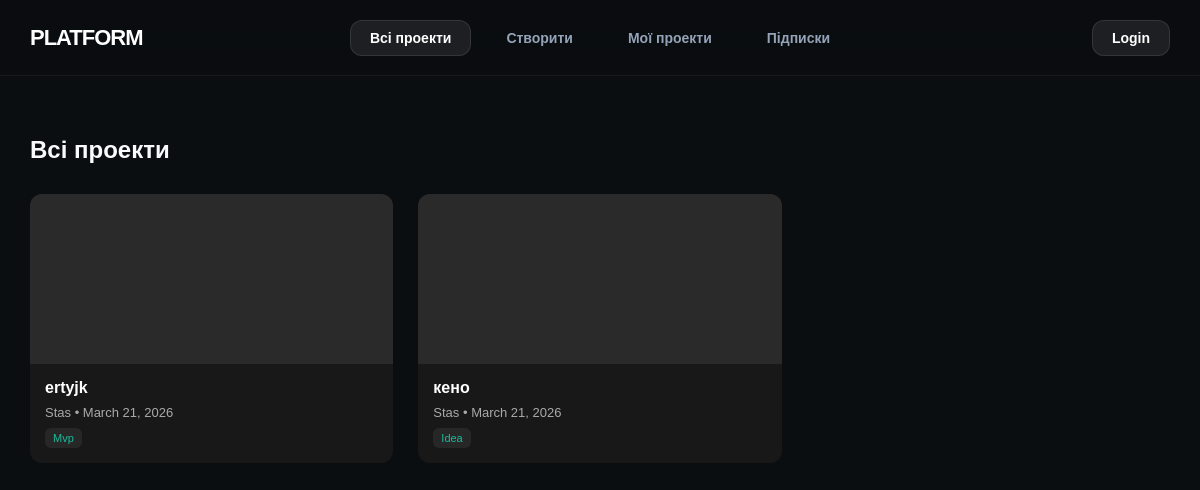
Before: / with the older database file.
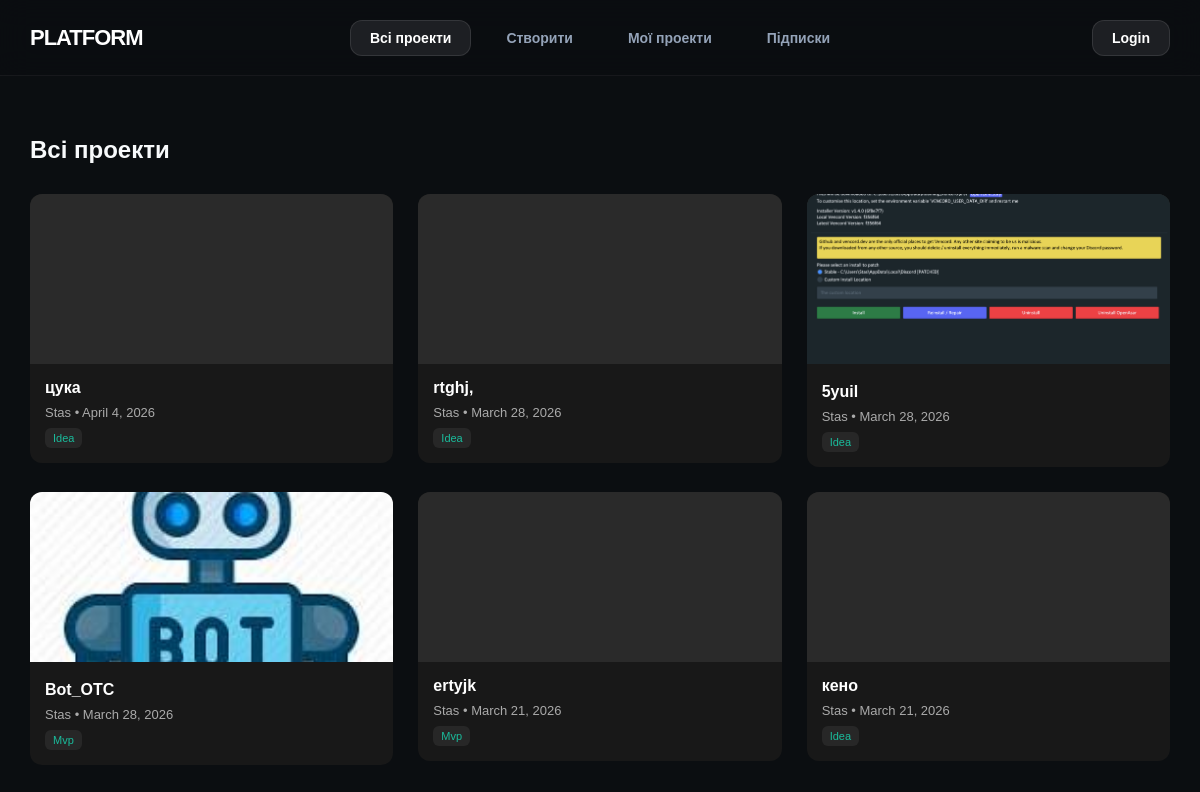
After: the same page with the newer database file.
### platformuser/models.py (models this page shows, shortened)
class Project(models.Model):
    STATUS_CHOICES = (
        ("idea","Idea"),
        ("in_progress","In progress"),
        ("mvp","Mvp"),
    )
    owner = models.ForeignKey(settings.AUTH_USER_MODEL,on_delete=models.CASCADE,related_name="projects")
    title = models.CharField(max_length=200)
    description = models.TextField()
    status = models.CharField(max_length=20,choices=STATUS_CHOICES,default="idea")
    git_url = models.URLField(blank=True)
    image = models.ImageField(upload_to="projects/images/", blank=True, null=True)
    file = models.FileField(upload_to="projects/files/", blank=True, null=True)
    tags = models.ManyToManyField(ProjectTag, blank=True)
    created_a = models.DateField(auto_now_add=True)
    updated_a = models.DateField(auto_now=True)

class User(AbstractUser):
    ROLE_CHOICES = (
        ("user","User"),
        ("admin","Admin"),
    )
    role = models.CharField(max_length=10, choices=ROLE_CHOICES, default="user")
    avatar = models.ImageField(upload_to="avatars/", blank=True, null=True)
    bio = models.TextField(blank=True)
    is_verified = models.BooleanField(default=False)

### platformuser/views.py (the view)
# urls.py: path("", views.project_list, name="show_projects"),
def project_list(request):
    projects = Project.objects.all().order_by("-created_a")
    return render(request, "projects/project_list.html", {"projects": projects})

### platformuser/templates/projects/project_list.html (shortened to what this page needs)
{% extends "projects/base.html" %}
{% block content %}
<h2>Всі проекти</h2>
<div class="projects-grid">
{% for project in projects %}
<a href="{% url 'project_details' project.id %}" style="text-decoration:none;">
    <div class="project-card">
        {% if project.image %}
            <img src="{{ project.image.url }}" class="project-thumbnail">
        {% else %}
            <div class="project-thumbnail"></div>
        {% endif %}
        <div class="project-content">
            <div class="project-title">{{ project.title }}</div>
            <div class="project-meta">
                {{ project.owner.username }} • {{ project.created_a }}
            </div>
            <div class="status-badge">
                {{ project.get_status_display }}
            </div>
        </div>
    </div>
</a>
{% endfor %}
</div>
{% endblock %}

### platformuser/templates/projects/base.html (shortened to what this page needs)
<!DOCTYPE html>
<html lang="uk">
<head>
</head>
<body>
<header>
    <div class="nav-wrapper">
        <a href="/" class="logo">Platform</a>
        <div class="nav-center">
            <nav class="projects-nav">
                <a class="toggle-btn {% if request.resolver_match.url_name == 'show_projects' %}active{% endif %}" href="{% url 'show_projects' %}">Всі проекти</a>
                <a class="toggle-btn {% if request.resolver_match.url_name == 'create_project' %}active{% endif %}" href="{% url 'create_project' %}">Створити</a>
                <a class="toggle-btn {% if request.resolver_match.url_name == 'my_projects' %}active{% endif %}" href="{% url 'my_projects' %}">Мої проекти</a>
                <a class="toggle-btn {% if request.resolver_match.url_name == 'feed' %}active{% endif %}" href="{% url 'feed' %}"> Підписки</a>
            </nav>
        </div>
        <div class="nav-right">
            <div class="user-menu">
                {% if request.user.is_authenticated %}
                <div class="avatar-wrapper" id="avatarWrapper">
                    <div class="avatar-inner">
                        {% if request.user.avatar %}
                            <img src="{{ request.user.avatar.url }}" class="avatar-img">
                        {% else %}
                            <div class="avatar-placeholder">{{ request.user.username|first|upper }}</div>
                        {% endif %}
                    </div>
                    <div class="dropdown-menu" id="dropdownMenu">
                        <div style="padding: 15px 20px; border-bottom: 1px solid rgba(255,255,255,0.05);">
                            <div style="font-weight: 700; color: #fff;">{{ request.user.username }}</div>
                            <div style="font-size: 11px; color: #64748b;">Мій акаунт</div>
                        </div>
                        <a href="{% url 'profile' %}">Налаштування профілю</a>
                        <a href="{% url 'my_projects' %}">Управління проектами</a>
                        <a href="{% url 'logout' %}" style="color: #ff7675;">Завершити сесію</a>
                    </div>
                </div>
                {% else %}
                <a href="{% url 'auth' %}" class="toggle-btn active">Login</a>
                {% endif %}
            </div>
        </div>
    </div>
</header>
<div class="container">
    {% block content %}{% endblock %}
</div>
</body>
</html>

### platformuser/templates/projects/base.html (style rules this page uses)
:root { --accent: #1abc9c; --tg-gradient: linear-gradient(135deg, #3498db, #1abc9c, #9b59b6); --bg: #0b0e11; }
body { margin: 0; font-family: 'Plus Jakarta Sans', sans-serif; background: var(--bg); color: #f8fafc; }
header { background: rgba(11, 14, 17, 0.85); backdrop-filter: blur(15px); border-bottom: 1px solid rgba(255, 255, 255, 0.05); position: sticky; top: 0; z-index: 1000; height: 75px; display: flex; align-items: center; }
.nav-wrapper { width: 100%; padding: 0 30px; display: flex; justify-content: space-between; align-items: center; }
.logo { text-decoration: none; color: #fff; font-weight: 800; font-size: 22px; letter-spacing: -1px; text-transform: uppercase; flex: 1; }
.nav-center { flex: 2; display: flex; justify-content: center; }
.projects-nav { display: flex; list-style: none; padding: 0; margin: 0; gap: 15px; }
.toggle-btn { padding: 10px 20px; color: #94a3b8; text-decoration: none; font-size: 14px; font-weight: 600; border-radius: 12px; transition: 0.3s; }
.toggle-btn.active { background: rgba(255, 255, 255, 0.08); color: #fff; box-shadow: inset 0 0 0 1px rgba(255, 255, 255, 0.1); }
.nav-right { flex: 1; display: flex; justify-content: flex-end; }
.container { padding: 40px 30px; }

### platformuser/templates/projects/project_list.html (style rules this page uses)
.projects-grid { display: grid; grid-template-columns: repeat(auto-fill, minmax(280px, 1fr)); gap: 25px; margin-top: 30px; }
.project-card { background: #181818; border-radius: 12px; overflow: hidden; transition: 0.25s ease; cursor: pointer; }
.project-thumbnail { width: 100%; height: 170px; object-fit: cover; background: #2a2a2a; }
.project-content { padding: 15px; }
.project-title { font-size: 16px; font-weight: 600; margin-bottom: 8px; color: white; }
.project-meta { font-size: 13px; color: #aaa; }
.status-badge { display: inline-block; margin-top: 8px; padding: 4px 8px; font-size: 11px; border-radius: 6px; background: #272727; color: #1abc9c; }

Changed rows visible on the page:
added Project: title "цука", owner.username "Stas", created_a "April 4, 2026", status "Idea"
added Project: title "rtghj,", owner.username "Stas", created_a "March 28, 2026", status "Idea"
added Project: image (picture), title "5yuil", owner.username "Stas", created_a "March 28, 2026", status "Idea"
added Project: image (picture), title "Bot_OTC", owner.username "Stas", created_a "March 28, 2026", status "Mvp"
